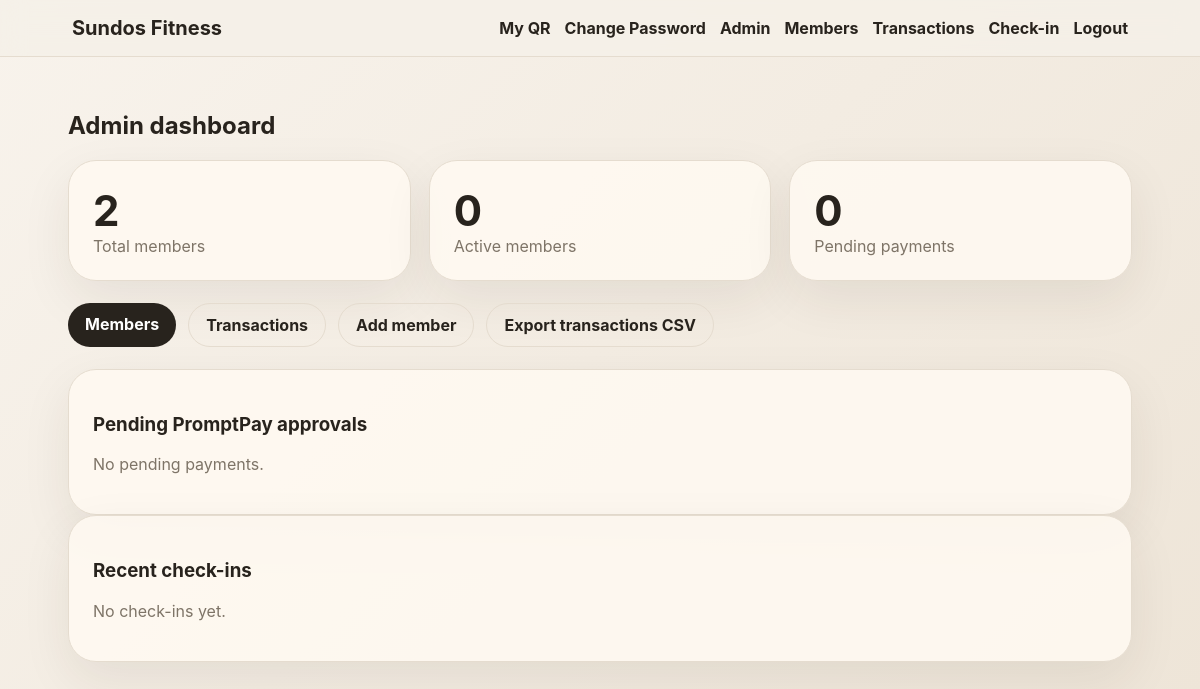
Page /admin (signed in) on the earlier database version.
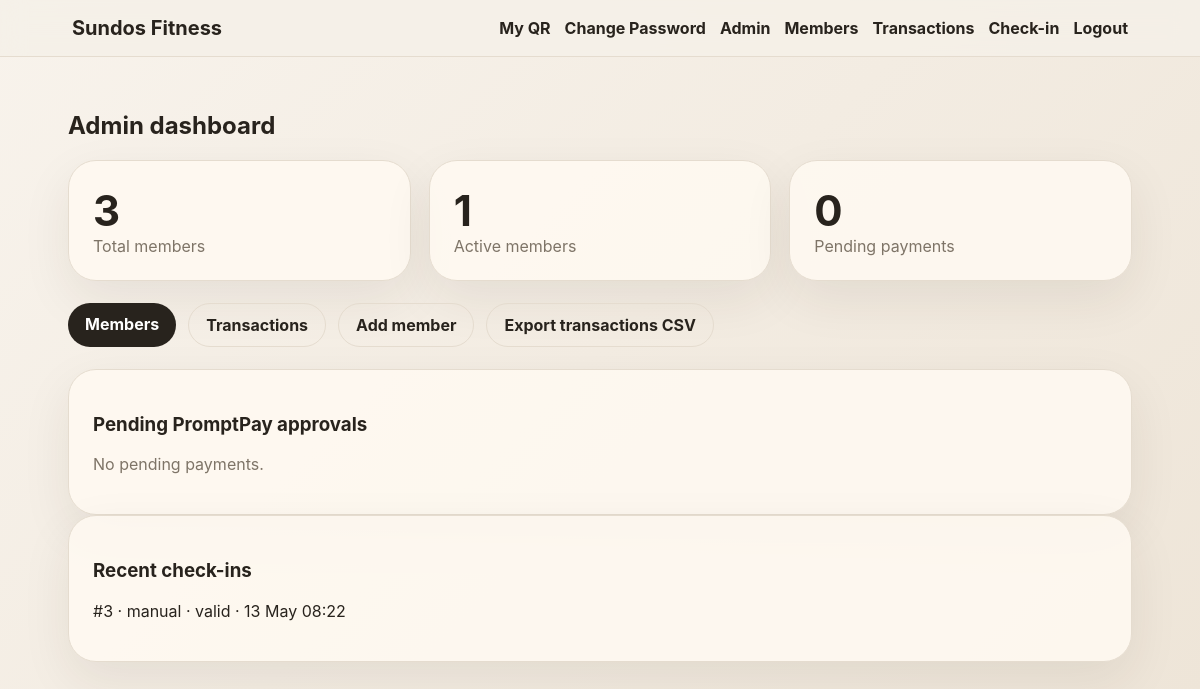
Same page on the later database version.
### app.py (models this page shows)
class CheckIn(db.Model):
    id = db.Column(db.Integer, primary_key=True)
    user_id = db.Column(db.Integer, db.ForeignKey('user.id'), nullable=False)
    created_at = db.Column(db.DateTime, default=datetime.utcnow)
    method = db.Column(db.String(30), default='qr')
    result = db.Column(db.String(30), default='valid')
    muscle_group = db.Column(db.String(50))
    note = db.Column(db.String(255))

### app.py (the view)
@app.route('/admin')
@staff_required
def admin_dashboard():
    users = User.query.count()
    active = User.query.filter(User.membership_expiry > datetime.utcnow()).count()
    pending = Payment.query.filter_by(status='pending').order_by(Payment.created_at.desc()).all()
    recent_checkins = CheckIn.query.order_by(CheckIn.created_at.desc()).limit(10).all()
    return render_template('admin.html', users=users, active=active, pending=pending, recent_checkins=recent_checkins)

### app.py (called while the page is built)
def current_user():
    uid = session.get('user_id')
    return User.query.get(uid) if uid else None

@app.context_processor
def inject_globals():
    return dict(current_user=current_user(), gym_name=GYM_NAME, payment_mode=PAYMENT_MODE, plans=PLANS)

def staff_required(fn):
    @wraps(fn)
    def wrapper(*args, **kwargs):
        u = current_user()
        if not u or u.role not in ['staff', 'admin']:
            flash('Staff access required.', 'danger')
            return redirect(url_for('home'))
        return fn(*args, **kwargs)
    return wrapper

### templates/admin.html
{% extends 'base.html' %}{% block content %}<h2>Admin dashboard</h2><div class="grid3"><div class="metric"><b>{{users}}</b><span>Total members</span></div><div class="metric"><b>{{active}}</b><span>Active members</span></div><div class="metric"><b>{{pending|length}}</b><span>Pending payments</span></div></div><div class="actions"><a class="btn" href="{{url_for('members')}}">Members</a><a class="btn ghost" href="{{url_for('transactions')}}">Transactions</a><a class="btn ghost" href="{{url_for('add_member')}}">Add member</a><a class="btn ghost" href="{{url_for('export_csv')}}">Export transactions CSV</a></div><div class="card"><h3>Pending PromptPay approvals</h3>{% for p in pending %}<div class="row"><div><b>{{p.user.name}}</b><br><span>{{p.user.phone or 'no phone'}} · {{p.ref}} · ฿{{p.amount}} · {{plans[p.plan].name}} · {{p.slip_note or 'no note'}}</span></div><div><form class="inline" method="post" action="{{url_for('update_payment',ref=p.ref,action='approve')}}"><button class="mini good">Approve</button></form><form class="inline" method="post" action="{{url_for('update_payment',ref=p.ref,action='reject')}}"><button class="mini bad">Reject</button></form></div></div>{% else %}<p class="hint">No pending payments.</p>{% endfor %}</div><div class="card"><h3>Recent check-ins</h3>{% for c in recent_checkins %}<p>#{{c.user_id}} · {{c.method}} · {{c.result}} · {{c.created_at.strftime('%d %b %H:%M')}}</p>{% else %}<p class="hint">No check-ins yet.</p>{% endfor %}</div>{% endblock %}

Differences in the rows shown:
added CheckIn: user_id "3", method "manual", result "valid", created_at "13 May 08:22"
Other differences:
{{ users }}: "2" → "3"
{{ active }}: "0" → "1"
text no longer shown: "No check-ins yet."
